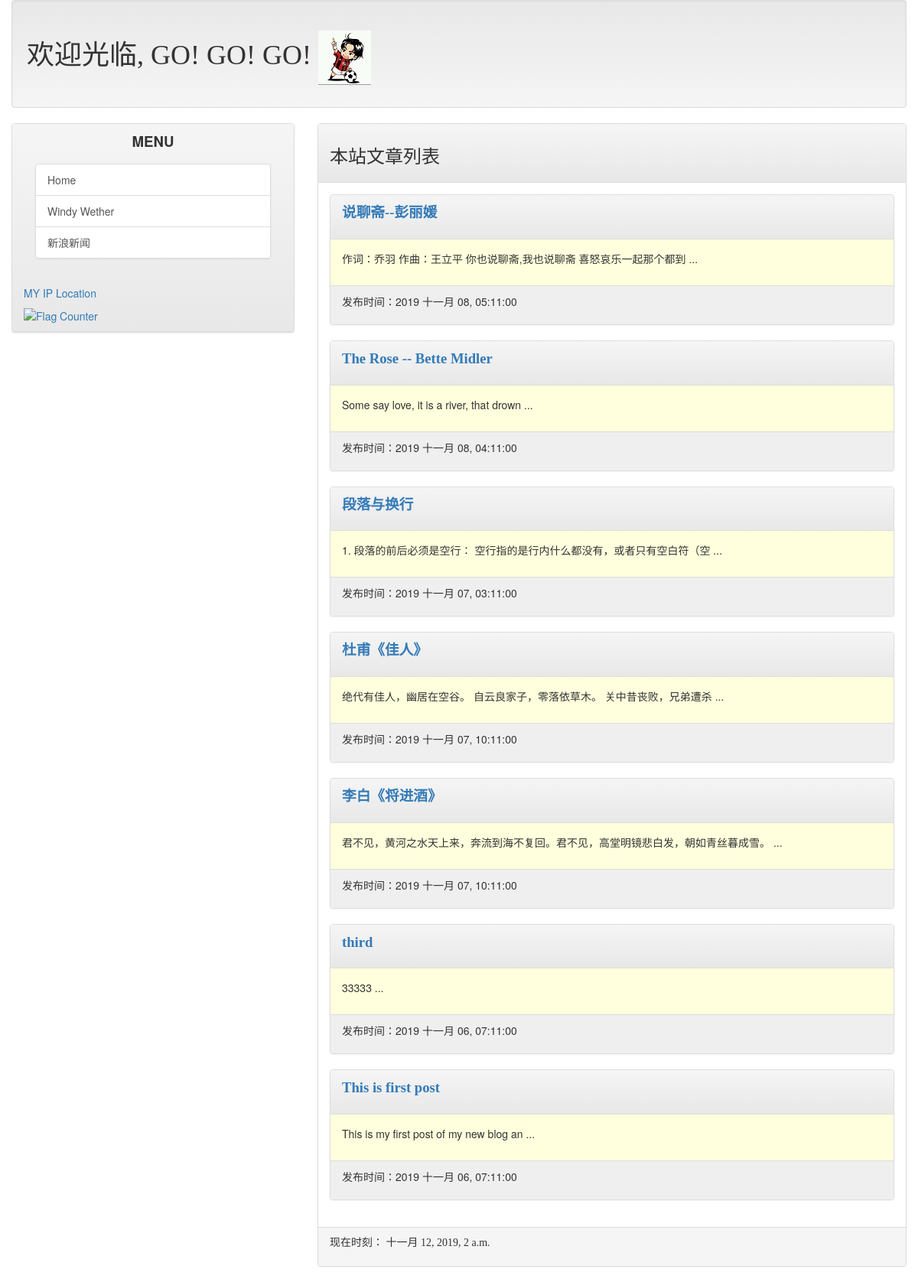
The app's page /, older data.
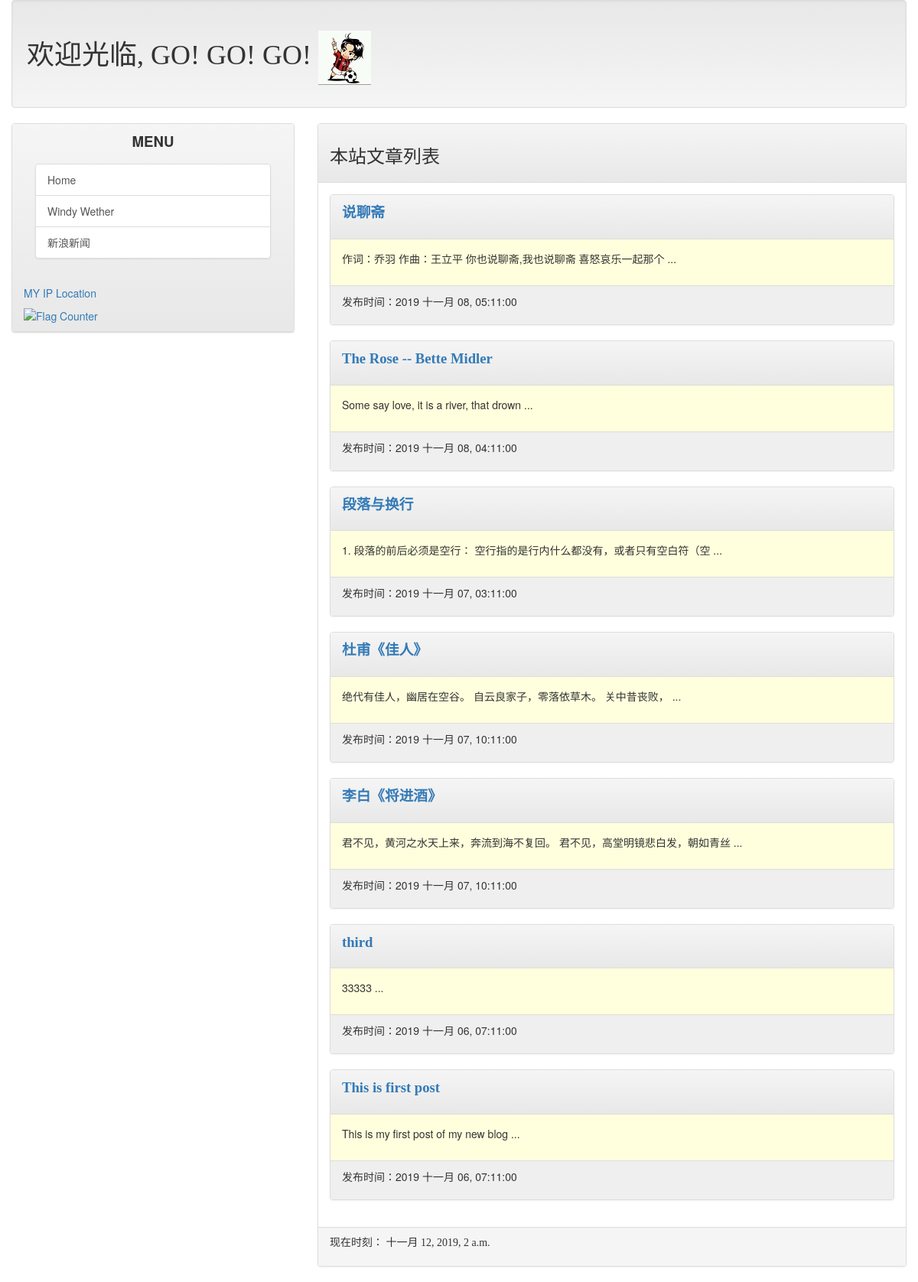
The same page, newer data.
### mainsite/models.py (models this page shows, shortened)
class Post(models.Model):
    title = models.CharField(max_length=200)
    slug = models.CharField(max_length=200)
    body = models.TextField()
    pub_date = models.DateTimeField(default=timezone.now)
    class Meta:
        ordering = ('-pub_date',)

### mainsite/views.py (the view)
# urls.py: path('', homepage),
def homepage(request):
    posts = Post.objects.all()
    now = datetime.now()
    return render(request, 'index.html', locals())

### templates/index.html (shortened to what this page needs)
{% extends 'base.html' %}
{% block headmessage %}
    <h3 style="font-family: 楷体;">本站文章列表</h3>
{% endblock %}
{% block content %}
    {% for post in posts %}
        <div class="panel panel-default">
            <div class="panel-heading">
                <p style="font-family: 微软雅黑; font-size: 14pt; font-weight: bold;">
                    <a href="/post/{{post.slug}}">{{ post.title }}</a>
                </p>
            </div>
            <div class="panel-body" style="background-color: #ffffdd;">
                <p>
                    {{ post.body | truncatechars:40 }} ...
                </p>
            </div>
            <div class="panel-footer" style="background-color: #efefef;">
                <p>
                    发布时间：{{ post.pub_date | date:"Y M d, h:m:s"}}
                </p>
            </div>
        </div>
    {% endfor %}
{% endblock %}

### templates/base.html (shortened to what this page needs)
<!DOCTYPE>
<html>
<head>
    <link rel="stylesheet" href="https://cdn.jsdelivr.net/npm/bootstrap@3.3.7/dist/css/bootstrap.min.css">
    <link rel="stylesheet" href="https://cdn.jsdelivr.net/npm/bootstrap@3.3.7/dist/css/bootstrap-theme.min.css">
</head>
<body>
    <div class='container-fluid'>
        {% include 'header.html' %}
        <div class="row">
                <div class="col-sm-4 col-md-4">
                        <div class="panel panel-default">
                            <div class="panel-heading"
                                <h3><center style="font-size: 14pt; font-weight: bold;">MENU</center></h3>
                            <div class="panel-body">
                                <div class="list-group">
                                    <a href="/" class="list-group-item">Home</a>
                                    <a href="https://www.windy.com/?39.929,116.389,5" class="list-group-item">
                                    Windy Wether</a>
                                    <a href="https://news.sina.com.cn/" class="list-group-item">
                                    新浪新闻</a>
                                </div>
                            </div>
                            <p><a href="http://my.ipaddress.is">MY IP Location</a></p>
                            <a href="https://info.flagcounter.com/K15q"><img src="https://s04.flagcounter.com/count2/K15q/bg_FFFFFF/txt_000000/border_CCCCCC/columns_2/maxflags_10/viewers_0/labels_1/pageviews_0/flags_0/percent_0/" alt="Flag Counter" border="0"></a>
                        </div>
                </div>
            </div>
            <div class="col-sm-8 col-md-8">
                    <div class="panel panel-default">
                            <div class='panel-heading'>
                                {% block headmessage %} {% endblock %}
                            </div>
                            <div class='panel-body'>
                                {% block content %} {% endblock %}
                            </div>
                            <div class="panel-footer">
                                {% include 'footer.html' %}
                            </div>
                    </div>
            </div>
    </div>
</body>
</html>

### templates/header.html
{% load static %}
<div class="well">
    <h1 style="font-family: 微软雅黑;">欢迎光临, GO! GO! GO!
        <img src="{% static "images/logo.png" %}">
    </h1>
</div>

### templates/footer.html
{% block footer %}
    {% if now %}
    <p style="font-family: 微软雅黑;";>现在时刻： {{ now }}</p>
    {% else %}
    <p style="font-family: 微软雅黑;";>Warning! 文本来自网络，侵权致信会下架的</p>
    {% endif %}
{% endblock %}

Row changes from the older to the newer data that the page shows:
changed Post: title "说聊斋--彭丽媛" → "说聊斋"; body "作词：乔羽 作曲：王立平 你也说聊斋,我也说聊斋 喜怒哀乐一起那个都到" → "作词：乔羽 作曲：王立平 你也说聊斋,我也说聊斋 喜怒哀乐一起那个"
changed Post "杜甫《佳人》": body "绝代有佳人，幽居在空谷。 自云良家子，零落依草木。 关中昔丧败，兄弟遭杀" → "绝代有佳人，幽居在空谷。 自云良家子，零落依草木。 关中昔丧败，"
changed Post "李白《将进酒》": body "君不见，黄河之水天上来，奔流到海不复回。君不见，高堂明镜悲白发，朝如青丝暮成雪。" → "君不见，黄河之水天上来，奔流到海不复回。 君不见，高堂明镜悲白发，朝如青丝"
changed Post "This is first post": body "This is my first post of my new blog an" → "This is my first post of my new blog"
